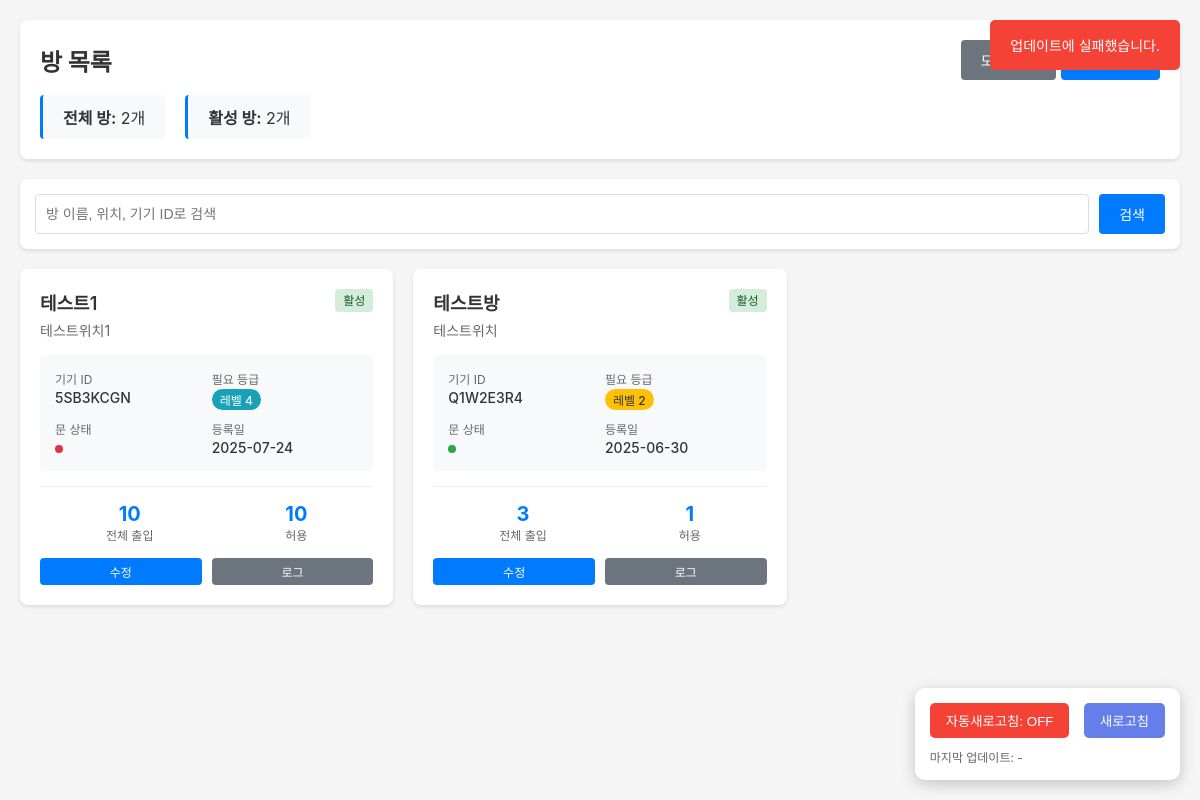
The app's page /RFID/room_list/ (signed in) with its own data.
### RFID/models.py (models this page shows, shortened)
class Room(models.Model):
    name = models.CharField(
        max_length=100,
        verbose_name="방 이름",
        help_text="예: 회의실A, 서버실, 사무실"
    )
    location = models.CharField(
        max_length=150,
        verbose_name="방 위치",
        help_text="예: 3층 동쪽, GPS좌표, 상세 주소"
    )
    required_level = models.IntegerField(
        verbose_name="필요 보안 등급",
        validators=[MinValueValidator(0), MaxValueValidator(5)],
        help_text="0=최고 권한, 5=최저 권한"
    )
    device_id = models.CharField(
        max_length=20,
        unique=True,
        verbose_name="아두이노 기기 ID",
        help_text="각 아두이노 기기의 고유 식별자"
    )
    is_enabled = models.BooleanField(
        default=True,
        verbose_name="방 사용 가능 여부",
        help_text="False시 모든 출입 차단"
    )
    door_status = models.BooleanField(
        default=False,
        verbose_name="현재 문 상태",
        help_text="True=열림, False=닫힘"
    )
    last_door_change = models.DateTimeField(
        null=True,
        blank=True,
        verbose_name="마지막 문 상태 변경 시간"
    )
    created_at = models.DateTimeField(
        auto_now_add=True,
        verbose_name="등록일시"
    )
    class Meta:
        db_table = 'room_info'
        verbose_name = "방 정보"
        verbose_name_plural = "ROOM : 방 정보 목록"
        indexes = [
            models.Index(fields=['device_id']),
            models.Index(fields=['required_level']),
        ]

### RFID/views_room.py (the view)
# urls.py: path('room_list/', views_room.room_list, name='room_list'),
@login_required
def room_list(request):
    if not request.user.is_superuser:
        return HttpResponse("접근 권한이 없습니다.", status=403)
    search = request.GET.get('search', '')
    rooms = Room.objects.all()
    if search:
        rooms = rooms.filter(
            Q(name__icontains=search) |
            Q(location__icontains=search) |
            Q(device_id__icontains=search)
        )
    rooms = rooms.annotate(
        access_count=Count('access_logs'),
        granted_count=Count('access_logs', filter=Q(access_logs__access_result='granted'))
    )
    paginator = Paginator(rooms.order_by('name'), 20)
    page = request.GET.get('page', 1)
    rooms_page = paginator.get_page(page)
    context = {
        'rooms': rooms_page,
        'search': search,
        'total_count': paginator.count,
        'active_count': Room.objects.filter(is_enabled=True).count(),
    }
    return render(request, 'room_list.html', context)

### RFID/templates/room_list.html (shortened to what this page needs)
<!DOCTYPE html>
<html lang="ko">
<head>
</head>
<body>
    <div class="container">
        <div class="header">
            <div class="header-top">
                <h1>방 목록</h1>
                <div>
                    <a href="/RFID/module_list/" class="btn btn-secondary">모듈 관리</a>
                    <a href="/RFID/room_add/" class="btn btn-primary">새 방 등록</a>
                </div>
            </div>
            <div class="stats">
                <div class="stat-box">
                    <strong>전체 방:</strong> {{ total_count }}개
                </div>
                <div class="stat-box">
                    <strong>활성 방:</strong> {{ active_count }}개
                </div>
            </div>
        </div>
        <div class="search-bar">
            <form method="get" class="search-form">
                <input type="text" name="search" value="{{ search }}" placeholder="방 이름, 위치, 기기 ID로 검색">
                <button type="submit" class="btn btn-primary">검색</button>
            </form>
        </div>
        {% if rooms %}
        <div class="room-grid">
            {% for room in rooms %}
            <div class="room-card">
                <div class="room-header">
                    <div>
                        <div class="room-name">{{ room.name }}</div>
                        <div class="room-location">{{ room.location }}</div>
                    </div>
                    <div>
                        {% if room.is_enabled %}
                            <span class="room-status status-enabled">활성</span>
                        {% else %}
                            <span class="room-status status-disabled">비활성</span>
                        {% endif %}
                    </div>
                </div>
                <div class="room-info">
                    <div class="info-item">
                        <span class="info-label">기기 ID</span>
                        <span class="info-value">{{ room.device_id }}</span>
                    </div>
                    <div class="info-item">
                        <span class="info-label">필요 등급</span>
                        <span class="info-value">
                            <span class="level-badge level-{{ room.required_level }}">
                                레벨 {{ room.required_level }}
                            </span>
                        </span>
                    </div>
                    <div class="info-item">
                        <span class="info-label">문 상태</span>
                        <span class="info-value">
                            <span class="door-indicator">
                                <span class="door-status-icon {% if room.door_status %}door-open{% else %}door-closed{% endif %}"></span>
                            </span>
                        </span>
                    </div>
                    <div class="info-item">
                        <span class="info-label">등록일</span>
                        <span class="info-value">{{ room.created_at|date:"Y-m-d" }}</span>
                    </div>
                </div>
                <div class="room-stats">
                    <div class="stat">
                        <div class="stat-number">{{ room.access_count }}</div>
                        <div class="stat-label">전체 출입</div>
                    </div>
                    <div class="stat">
                        <div class="stat-number">{{ room.granted_count }}</div>
                        <div class="stat-label">허용</div>
                    </div>
                </div>
                <div class="room-actions">
                    <a href="/RFID/room_edit/{{ room.id }}/" class="btn btn-primary btn-sm">수정</a>
                    <a href="#" onclick="viewRoomLogs({{ room.id }})" class="btn btn-secondary btn-sm">로그</a>
                </div>
            </div>
            {% endfor %}
        </div>
        {% endif %}
    </div>
</body>
</html>

### RFID/templates/room_list.html (style rules this page uses)
* { margin: 0; padding: 0; box-sizing: border-box; }
body { font-family: -apple-system, BlinkMacSystemFont, 'Segoe UI', sans-serif; background: #f5f5f5; color: #333; }
.container { max-width: 1200px; margin: 0 auto; padding: 20px; }
.header { background: white; padding: 20px; border-radius: 8px; box-shadow: 0 2px 4px rgba(0,0,0,0.1); margin-bottom: 20px; }
.header-top { display: flex; justify-content: space-between; align-items: center; margin-bottom: 15px; }
.header h1 { font-size: 24px; }
.stats { display: flex; gap: 20px; }
.stat-box { padding: 10px 20px; background: #f8f9fa; border-radius: 4px; border-left: 3px solid #007bff; }
.search-bar { background: white; padding: 15px; border-radius: 8px; box-shadow: 0 2px 4px rgba(0,0,0,0.1); margin-bottom: 20px; }
.search-form { display: flex; gap: 10px; }
input[type="text"] { flex: 1; padding: 10px; border: 1px solid #ddd; border-radius: 4px; font-size: 14px; }
.btn { padding: 10px 20px; border: none; border-radius: 4px; cursor: pointer; font-size: 14px; text-decoration: none; display: inline-block; transition: all 0.3s; }
.btn-primary { background: #007bff; color: white; }
.btn-secondary { background: #6c757d; color: white; }
.btn-sm { padding: 5px 10px; font-size: 12px; }
.room-grid { display: grid; grid-template-columns: repeat(auto-fill, minmax(350px, 1fr)); gap: 20px; }
.room-card { background: white; border-radius: 8px; box-shadow: 0 2px 4px rgba(0,0,0,0.1); padding: 20px; transition: transform 0.2s; }
.room-header { display: flex; justify-content: space-between; align-items: start; margin-bottom: 15px; }
.room-name { font-size: 18px; font-weight: 600; margin-bottom: 5px; }
.room-location { color: #666; font-size: 14px; }
.room-status { padding: 4px 8px; border-radius: 4px; font-size: 12px; font-weight: 500; }
.status-enabled { background: #d4edda; color: #155724; }
.room-info { display: grid; grid-template-columns: 1fr 1fr; gap: 10px; margin: 15px 0; padding: 15px; background: #f8f9fa; border-radius: 4px; }
.info-item { display: flex; flex-direction: column; }
.info-label { font-size: 12px; color: #666; margin-bottom: 2px; }
.info-value { font-size: 14px; font-weight: 500; }
.level-badge { display: inline-block; padding: 2px 8px; border-radius: 12px; font-size: 12px; font-weight: 500; }
.level-2 { background: #ffc107; color: #333; }
.level-4 { background: #17a2b8; color: white; }
.room-stats { display: flex; justify-content: space-around; margin-top: 15px; padding-top: 15px; border-top: 1px solid #eee; }
.stat { text-align: center; }
.stat-number { font-size: 20px; font-weight: bold; color: #007bff; }
.stat-label { font-size: 12px; color: #666; }
.room-actions { display: flex; gap: 10px; margin-top: 15px; }
.room-actions .btn { flex: 1; text-align: center; }
.door-indicator { display: inline-flex; align-items: center; gap: 5px; font-size: 12px; color: #666; }
.door-status-icon { width: 8px; height: 8px; border-radius: 50%; }
.door-open { background: #28a745; }
.door-closed { background: #dc3545; }

### records on screen
Room: name "테스트1", location "테스트위치1", is_enabled "활성", device_id "5SB3KCGN", required_level "4", door_status False (drawn), created_at "2025-07-24", access_count "10", granted_count "10"
Room: name "테스트방", location "테스트위치", is_enabled "활성", device_id "Q1W2E3R4", required_level "2", door_status True (drawn), created_at "2025-06-30", access_count "3", granted_count "1"

### other values on screen
{{ total_count }} "2"
{{ active_count }} "2"
